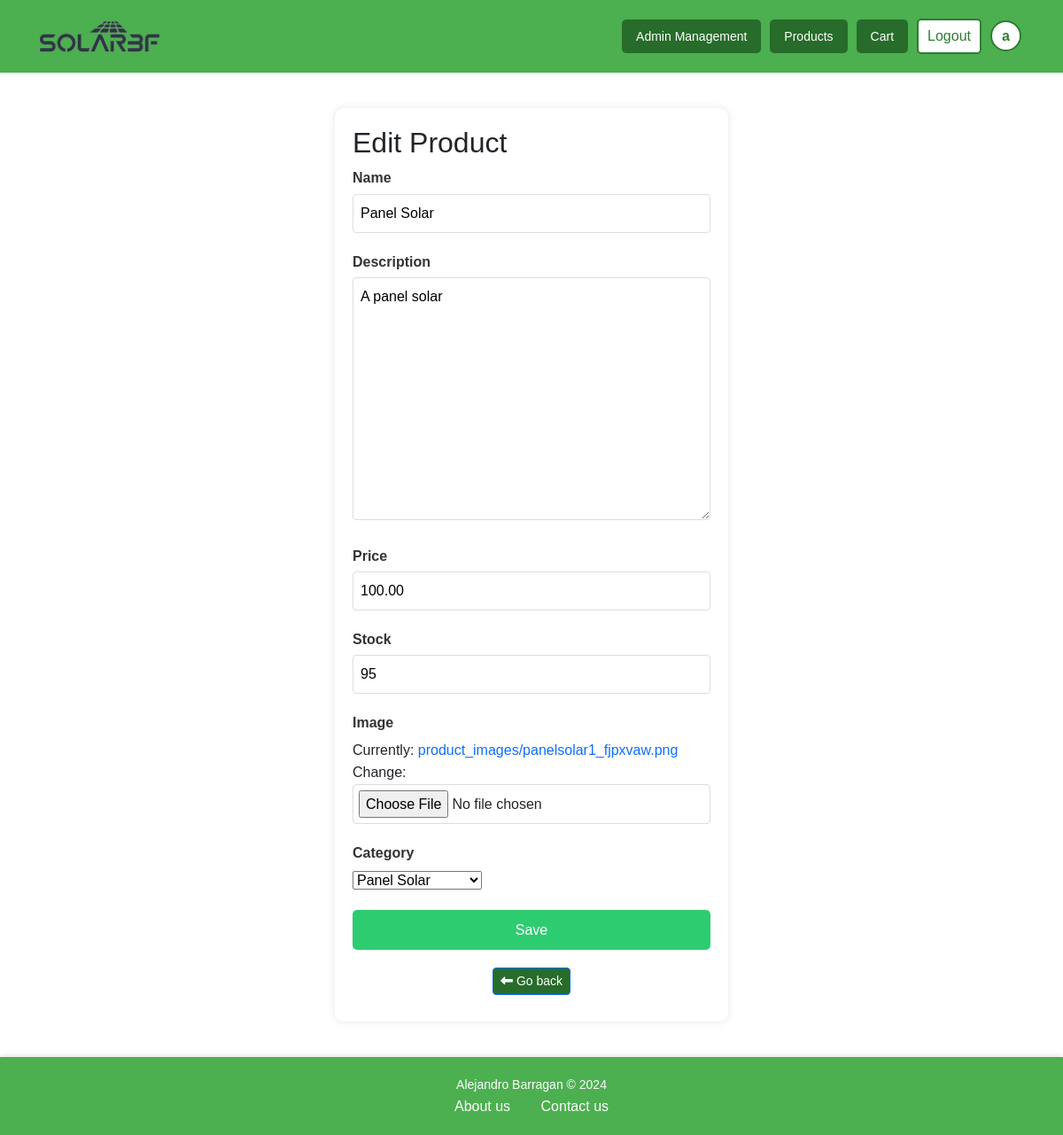
The page /products/list/edit_product/1/ (signed in) on the database its author committed.
### accounts/models.py (models this page shows, shortened)
class CustomUser(AbstractUser):
    USER_TYPE_CHOICES = (
        ('user', 'User'),
        ('worker', 'Worker'),
        ('admin', 'Admin'),
    )
    role = models.CharField(max_length=10, default='user')
    team = models.ForeignKey(
        Team,
        on_delete=models.SET_NULL,
        blank=True, null=True,
        related_name='members'
    )
    email = models.EmailField(unique=True)
    street_address = models.CharField(max_length=255, blank=True, null=True)
    city = models.CharField(max_length=100, blank=True, null=True)
    state = models.CharField(max_length=100, blank=True, null=True)
    zip_code = models.CharField(max_length=20, blank=True, null=True)
    country = models.CharField(max_length=100, blank=True, null=True)

### products/models.py (models this page shows, shortened)
class Product(models.Model):
    name = models.CharField(max_length=255)
    description = models.TextField()
    price = models.DecimalField(max_digits=10, decimal_places=2)
    stock = models.PositiveIntegerField()
    category = models.ForeignKey(Category, on_delete=models.CASCADE)
    image = models.ImageField(upload_to='product_images/', blank=False, null=False)
    created_at = models.DateTimeField(auto_now_add=True)

### products/views.py (the view)
# urls.py: path('list/edit_product/<int:product_id>/', views.edit_product, name='edit_product'),
@login_required
@user_passes_test(is_staff)
def edit_product(request, product_id):
    product = get_object_or_404(Product, id=product_id)
    return handle_product_form(request, ProductForm(instance=product), 'admin/edit_product.html', 'Product updated successfully!', 'product_list', product)

### products/forms.py
class ProductForm(forms.ModelForm):
    class Meta:
        model = Product
        fields = ['name', 'description', 'price', 'stock', 'image', 'category']
    category = forms.ModelChoiceField(queryset=Category.objects.all(), empty_label="Select a category")

### accounts/views.py (called while the page is built)
def is_staff(user):
    return user.is_staff or user.role in ['admin', 'worker']

### products/models.py (called while the page is built)
    def __str__(self):
        return self.name

### products/views.py (called while the page is built, shortened)
def handle_product_form(request, form, template, success_message, redirect_url, product=None):
    return render(request, template, {'form': form, 'product': product})

### templates/admin/edit_product.html (shortened to what this page needs)
{% extends 'base.html' %}
{% load static %}
{% block style %}
    <link rel="stylesheet" href="{% static 'css/edit_product.css' %}"/>
    <link rel="stylesheet" href="{% static 'css/forms.css' %}"/>
{% endblock %}
{% block content %}
<div class="form-container">
    <h2>Edit Product</h2>
    <form method="POST" enctype="multipart/form-data">
        {% for field in form %}
        <div class="form-group">
            <label for="{{ field.id_for_label }}">{{ field.label }}</label>
            {{ field }}
        </div>
        {% endfor %}
        <button type="submit" class="submit-button">Save</button>
    </form>
    <div class="button-container">
        <button type="button" class="btn btn-sm btn-primary" onclick="history.back()"><i class="fa-solid fa-left-long"></i> Go back</button>
    </div>
</div>
{% endblock %}

### templates/components/navbar.html (shortened to what this page needs)
{% load static %}
{% block style %}
    <link rel="stylesheet" href="{% static 'css/navbar.css' %}"/>
{% endblock %}
{% block content %}
<div class="navbar-container">
    <nav class="navbar">
        <div class="container">
            <a class="nav-link navbar-brand nav-logo" href="{% url 'home' %}">
                <img src="{% static 'images/SolarBFLogo1-1.png' %}" alt="">
            </a>
            <div class="nav-links" id="nav-links">
                {% if user.is_authenticated %}
                    {% if user.is_staff or user.role == 'worker' %}
                        <a class="btn-custom btn-medium btn-primary" href="{% url 'management' %}">Admin Management</a>
                    {% endif %}
                        <a class="btn-custom btn-medium btn-primary" href="{% url 'products' %}">Products</a>
                        <a class="btn-custom btn-medium btn-primary" href="{% url 'cart' %}">Cart</a>
                        <a class="btn-custom btn-logout" href="{% url 'logout' %}">Logout</a>
                        <a class="btn-custom btn-profile" href="{% url 'profile' %}">{{ user.username|slice:":1" }}</a>
                    {% else %}
                        <a class="btn-login" href="{% url 'login' %}">Login</a>
                    {% endif %}
            </div>
        </div>
    </nav>
</div>
{% endblock %}

### static/css/base.css (style rules this page uses)
* { box-sizing: border-box; margin: 0; padding: 0; }
body { background-color: linear-gradient(135deg, #f8f9fa 0%, #e9ecef 100%); font-family: Arial, sans-serif; line-height: 1.6; }
a { text-decoration: none; }
img { max-width: 100%; height: auto; }
.button-container { display: flex; justify-content: center; margin-top: 20px; margin-bottom: 10px; }
.button-container .btn { margin: 0 10px; }
.btn-custom { display: inline-block; border: none; border-radius: 5px; cursor: pointer; transition: all 0.3s ease; text-align: center; text-decoration: none; margin: 5px; }
.btn-custom.btn-medium { padding: 8px 16px; font-size: 14px; }
.btn-primary { background-color: #276c2a; color: white; }

### static/css/forms.css (style rules this page uses)
.form-container { max-width: 600px; margin: 40px auto; padding: 20px; background: white; border-radius: 10px; box-shadow: 0 0 10px rgba(0,0,0,0.1); }
.form-group { margin-bottom: 20px; }
.form-group label { display: block; margin-bottom: 5px; font-weight: bold; color: #333; }
.form-group input[type="text"], .form-group input[type="number"], .form-group textarea { width: 100%; padding: 8px; border: 1px solid #ddd; border-radius: 4px; font-size: 16px; }
.form-group input[type="file"] { border: 1px solid #ddd; padding: 6px; border-radius: 4px; width: 100%; }
.submit-button { background-color: #2ecc71; color: white; padding: 10px 20px; border: none; border-radius: 5px; cursor: pointer; font-size: 16px; width: 100%; }

### static/css/navbar.css (style rules this page uses)
.navbar-container { background-color: #4CAF50; }
.navbar { display: flex; justify-content: center; align-items: center; padding: 1rem; }
.container { display: flex; justify-content: space-between; align-items: center; width: 100%; }
.navbar-brand { margin-right: auto; font-size: 1.5rem; color: #fff; text-decoration: none; }
.nav-links { display: flex; align-items: center; }
.navbar .btn-logout, .btn-login { background-color: white; color: #2E7D32; border: 2px solid #2E7D32; padding: 5px 10px; border-radius: 5px; font-size: 16px; cursor: pointer; transition: all 0.3s ease; }
.navbar .btn-profile { background-color: white; color: #2E7D32; border: 2px solid #2E7D32; border-radius: 50%; font-size: 16px; width: 35px; height: 35px; display: flex; align-items: center; justify-content: center; font-weight: bold; cursor: pointer; transition: all 0.3s ease; }
.nav-logo { display: flex; align-items: center; height: 100%; padding: 5px 0; }
.nav-logo img { max-height: 40px; width: auto; object-fit: contain; }

### static/css/footer.css (style rules this page uses)
html, body { height: 100%; margin: 0; }
body { display: flex; flex-direction: column; }

### rows shown on the page
CustomUser: username "a"
Product: form "Panel Solar" "A panel solar" "100.00" "95" "Panel Solar"

### other values the page prints
{{ field.label }} "Name" "Description" "Price" "Stock" "Image" "Category"
